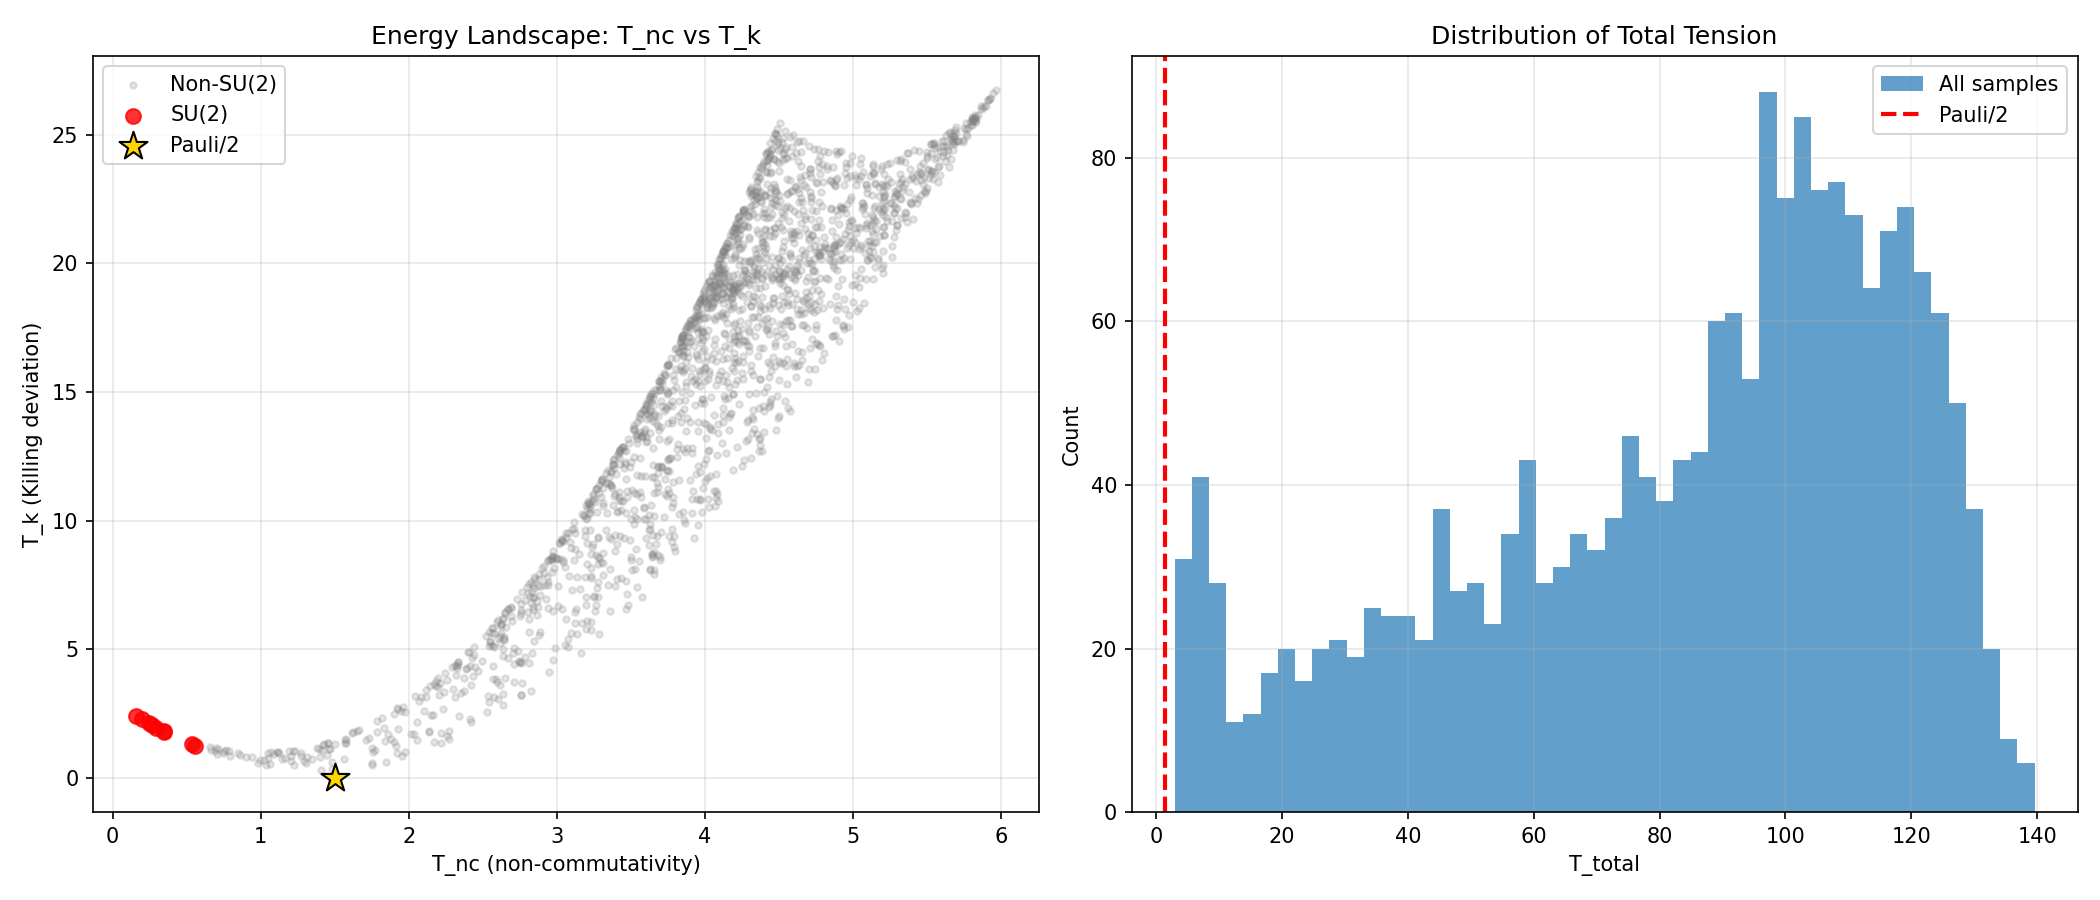

This chart was generated by the following Python code:
"""
Test 3.3: Energy landscape scan.
Question: Is SU(2) at the global minimum of the energy landscape?

Samples many random operator sets and plots T_nc vs T_k, marking
which ones have SU(2) structure.

EXPECTED: SU(2) configurations cluster at the global minimum.
"""
import sys, os
sys.path.insert(0, os.path.dirname(__file__))

import numpy as np
from shared_utils import (
    random_generators,
    killing_metric,
    non_commutativity_tension,
    commutator,
    check_in_span,
    pauli_matrices,
)


def check_is_su2_structure(generators, tol=0.1):
    """Heuristic: closure + K proportional to I."""
    if len(generators) != 3:
        return False

    # Check closure
    for i, j in [(0, 1), (1, 2), (2, 0)]:
        comm = commutator(generators[i], generators[j])
        if not check_in_span(comm, generators, tol=tol):
            return False

    # Check K proportional to identity
    K = killing_metric(generators)
    K_offdiag = np.max(np.abs(K - np.diag(np.diag(K))))
    if K_offdiag > tol:
        return False

    return True


def run_test_landscape(n_samples=2000):
    print("=" * 70)
    print("TEST 3.3: ENERGY LANDSCAPE SCAN")
    print("=" * 70)

    results = []
    np.random.seed(0)

    for i in range(n_samples):
        gens = random_generators(n=3, dim=2)

        # Normalize to unit norm
        for j in range(len(gens)):
            norm = np.linalg.norm(gens[j])
            if norm > 1e-10:
                gens[j] = gens[j] / norm

        T_nc = non_commutativity_tension(gens)
        K = killing_metric(gens)
        K_target = -1.0 * np.eye(3)
        T_k = np.linalg.norm(K - K_target) ** 2
        T_total = T_nc + 5.0 * T_k

        is_su2 = check_is_su2_structure(gens, tol=0.15)

        results.append({
            "T_nc": T_nc,
            "T_k": T_k,
            "T_total": T_total,
            "is_su2": is_su2,
            "K_diag": np.mean(np.diag(K)),
        })

        if (i + 1) % 500 == 0:
            print(f"  Sampled {i + 1}/{n_samples}...")

    # ---- Include reference points ----
    # Pauli/2 (perfect SU(2))
    pauli_gens = [s / 2 for s in pauli_matrices()]
    T_nc_pauli = non_commutativity_tension(pauli_gens)
    K_pauli = killing_metric(pauli_gens)
    T_k_pauli = np.linalg.norm(K_pauli - (-1.0 * np.eye(3))) ** 2
    T_total_pauli = T_nc_pauli + 5.0 * T_k_pauli

    # ---- Analysis ----
    su2_points = [r for r in results if r["is_su2"]]
    non_su2_points = [r for r in results if not r["is_su2"]]

    print(f"\n--- RESULTS ---")
    print(f"Total samples: {n_samples}")
    print(f"SU(2)-like: {len(su2_points)}")
    print(f"T_total range: [{min(r['T_total'] for r in results):.4f}, "
          f"{max(r['T_total'] for r in results):.4f}]")
    print(f"Pauli reference: T_nc={T_nc_pauli:.4f}, T_k={T_k_pauli:.4f}, "
          f"T_total={T_total_pauli:.4f}")

    if su2_points:
        print(f"SU(2) T_total range: [{min(r['T_total'] for r in su2_points):.4f}, "
              f"{max(r['T_total'] for r in su2_points):.4f}]")

    # ---- Plot ----
    try:
        import matplotlib.pyplot as plt

        fig, axes = plt.subplots(1, 2, figsize=(14, 6))

        # Plot 1: T_nc vs T_k
        ax = axes[0]
        ax.scatter(
            [r["T_nc"] for r in non_su2_points],
            [r["T_k"] for r in non_su2_points],
            alpha=0.2, s=10, label="Non-SU(2)", c="gray",
        )
        if su2_points:
            ax.scatter(
                [r["T_nc"] for r in su2_points],
                [r["T_k"] for r in su2_points],
                alpha=0.8, s=50, label="SU(2)", c="red",
            )
        ax.scatter([T_nc_pauli], [T_k_pauli], s=200, c="gold", marker="*",
                   label="Pauli/2", zorder=10, edgecolors="black")
        ax.set_xlabel("T_nc (non-commutativity)")
        ax.set_ylabel("T_k (Killing deviation)")
        ax.legend()
        ax.set_title("Energy Landscape: T_nc vs T_k")
        ax.grid(True, alpha=0.3)

        # Plot 2: Histogram of T_total
        ax = axes[1]
        ax.hist([r["T_total"] for r in results], bins=50, alpha=0.7, label="All samples")
        ax.axvline(T_total_pauli, color="red", linestyle="--", linewidth=2, label="Pauli/2")
        ax.set_xlabel("T_total")
        ax.set_ylabel("Count")
        ax.set_title("Distribution of Total Tension")
        ax.legend()
        ax.grid(True, alpha=0.3)

        plt.tight_layout()
        plt.savefig(os.path.join(os.path.dirname(__file__), "test_3_3_energy_landscape.png"), dpi=150)
        print("\nPlot saved: test_3_3_energy_landscape.png")
    except ImportError:
        print("(matplotlib not available, skipping plot)")

    # ---- Verdict ----
    print("\n--- VERDICT ---")
    # Check if Pauli is at/near the minimum
    min_T_total = min(r["T_total"] for r in results)
    if T_total_pauli <= min_T_total * 1.1:
        print("PASS: Pauli/SU(2) is at the global minimum of the energy landscape.")
    else:
        print(f"FAIL: Pauli T_total={T_total_pauli:.4f} but sampled min={min_T_total:.4f}.")
        print("  SU(2) is NOT at the global minimum.")

    return results


if __name__ == "__main__":
    run_test_landscape(n_samples=2000)
